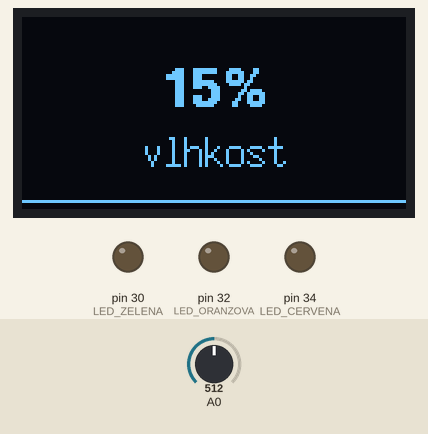
The sketch below on a simulated Arduino Mega 2560, built with avr-gcc and run on an emulated ATmega2560. Shown: 128×64 one-colour display, output pins drawn as LEDs (lit = HIGH). The test bench sets the inputs (shaded band); at power-on: A0 = 512.

Above: at 1.4 s.
1.5 s: A0 set to 716
At 3.2 s:
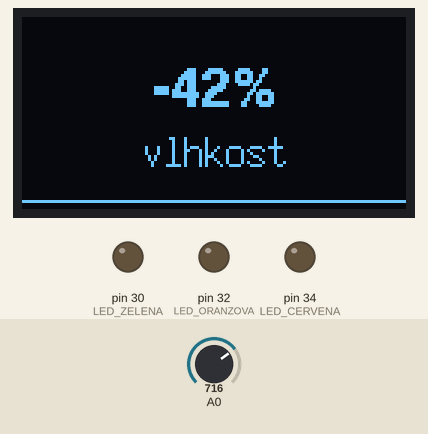
3.6 s: A0 set to 900
At 5.3 s:
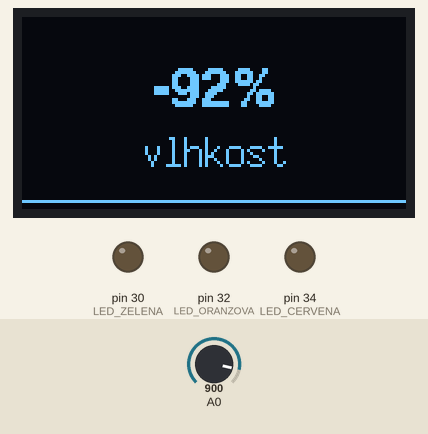
5.6 s: A0 set to 1023
At 6.6 s:
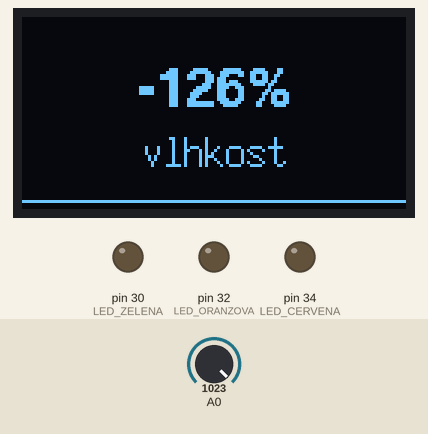
Timing chart, 0 to 8.6 s (numbered marks = the images above; inputs shaded):
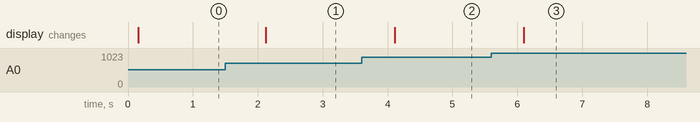

Measured:
- after the input at 1.5 s, the display: changes after 0.63 s (image 1)
- after the input at 3.6 s, the display: changes after 0.51 s (image 2)
- after the input at 5.6 s, the display: changes after 0.50 s (image 3)

The sketch:

VlhkostDisplej.ino
```cpp
#define LED_ZELENA 30
#define LED_ORANZOVA 32
#define LED_CERVENA 34
#include "U8glib.h"


const int dry = 563;
const int wet = 199;

U8GLIB_SSD1306_128X64 oled_1(U8G_I2C_OPT_NONE);

void vykresli(int percentageHumidity)
{

  oled_1.firstPage();
  while(oled_1.nextPage()){
    // nastavení fontu, odkaz v článku
    oled_1.setFont(u8g_font_helvB14);
    String velkeCislo = String(percentageHumidity) + "%";
    int textWidth = oled_1.getStrWidth(velkeCislo.c_str()); // šířka textu v pixelech
    int xPos = (128 - textWidth) / 2; // vycentrování horizontálně
    oled_1.setPrintPos(xPos, 30);      // vertikální pozice
    oled_1.print(velkeCislo);

    // změna fontu
    oled_1.setFont(u8g_font_7x14);
    String text = "vlhkost";
    textWidth = oled_1.getStrWidth(text.c_str());
    xPos = (128 - textWidth) / 2;     // vycentrování
    oled_1.setPrintPos(xPos, 50);      // pod číslem
    oled_1.print(text);
    // rovná čára (od souřadnic -> do souřadnic)
    oled_1.drawLine(0,61,128,61);
  }

}

void setup(void) {
  Serial.begin(9600);
  pinMode(LED_ZELENA, OUTPUT);
  pinMode(LED_ORANZOVA, OUTPUT);
  pinMode(LED_CERVENA, OUTPUT);
}

void loop(void) {
  int sensorVal = analogRead(A0);
  int percentageHumidity = map(sensorVal, wet, dry, 100, 0);
  vykresli(percentageHumidity);
  // "obnovovací frekvence displeje"
  delay(500);

}
```
